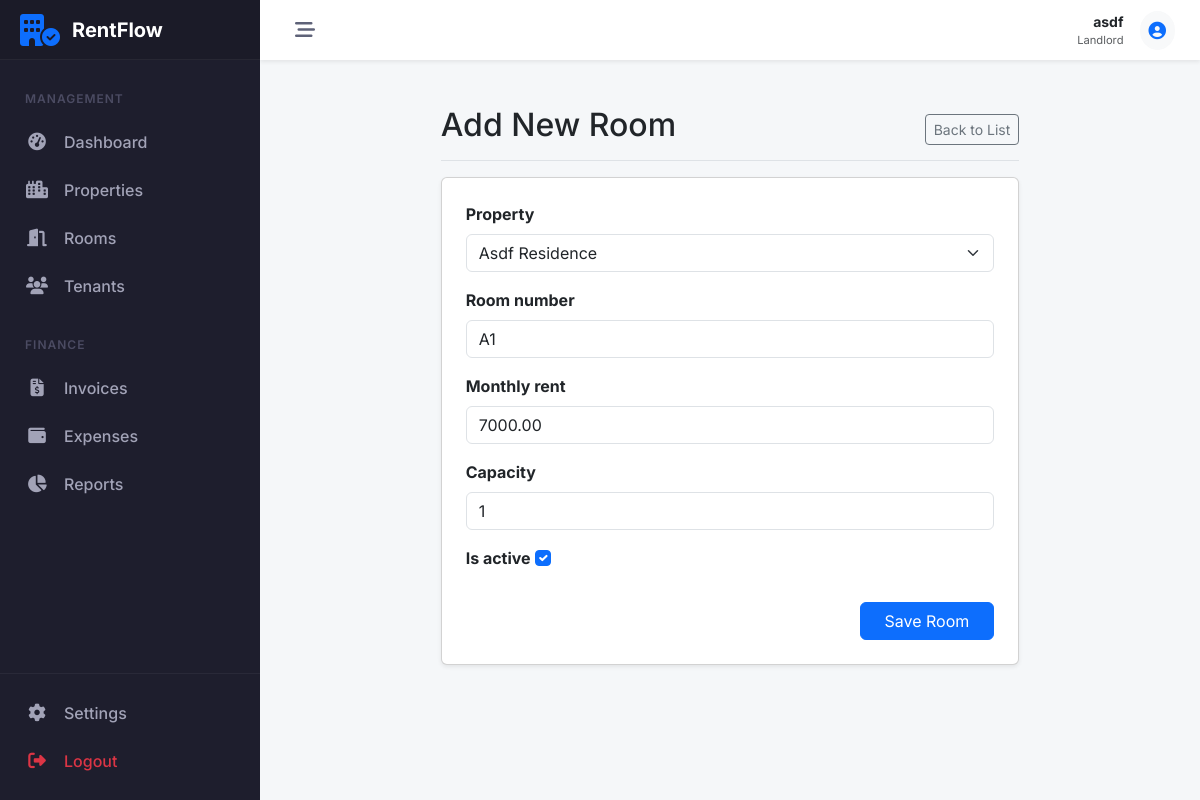
/properties/rooms/6/edit/ (signed in), run on the app's committed database.
### accounts/models.py (models this page shows, shortened)
class Profile(models.Model):
    ROLE_CHOICES = (
        ('LANDLORD', 'Landlord'),
        ('TENANT', 'Tenant'),
    )
    user = models.OneToOneField(User, on_delete=models.CASCADE, related_name='profile')
    role = models.CharField(max_length=10, choices=ROLE_CHOICES, default='TENANT', db_index=True)
    phone = models.CharField(max_length=15, blank=True)
    address = models.TextField(blank=True)
    needs_password_change = models.BooleanField(default=False)
    created_at = models.DateTimeField(auto_now_add=True)
    updated_at = models.DateTimeField(auto_now=True)

### properties/models.py (models this page shows, shortened)
class Room(models.Model):
    property = models.ForeignKey(Property, on_delete=models.CASCADE, related_name='rooms')
    room_number = models.CharField(max_length=10)
    monthly_rent = models.DecimalField(max_digits=10, decimal_places=2)
    capacity = models.IntegerField(default=1)
    is_active = models.BooleanField(default=True)
    created_at = models.DateTimeField(auto_now_add=True)

### properties/views.py (the view, shortened to what this page needs)
# urls.py: path('rooms/<int:pk>/edit/', RoomUpdateView.as_view(), name='room_edit'),
class RoomUpdateView(LandlordRequiredMixin, UpdateView):
    model = Room
    form_class = RoomForm
    template_name = 'properties/room_form.html'
    success_url = reverse_lazy('properties:room_list')
    def get_queryset(self):
        return Room.objects.filter(property__landlord=self.request.user)
    def get_form_kwargs(self):
        kwargs = super().get_form_kwargs()
        kwargs['landlord'] = self.request.user
        return kwargs

### properties/forms.py
class RoomForm(forms.ModelForm):
    class Meta:
        model = Room
        fields = ['property', 'room_number', 'monthly_rent', 'capacity', 'is_active']
        widgets = {
            'property': forms.Select(attrs={'class': 'form-select'}),
            'room_number': forms.TextInput(attrs={'class': 'form-control', 'placeholder': 'e.g. 101, A1'}),
            'monthly_rent': forms.NumberInput(attrs={'class': 'form-control', 'placeholder': '0.00'}),
            'capacity': forms.NumberInput(attrs={'class': 'form-control', 'min': 1}),
            'is_active': forms.CheckboxInput(attrs={'class': 'form-check-input'}),
        }
    def __init__(self, landlord, *args, **kwargs):
        super().__init__(*args, **kwargs)
        self.fields['property'].queryset = Property.objects.filter(landlord=landlord)

### core/mixins.py (called while the page is built)
    def test_func(self):
        user = self.request.user
        return user.is_authenticated and hasattr(user, 'profile') and user.profile.role == 'LANDLORD'

### properties/models.py (called while the page is built)
    def __str__(self):
        return self.name

### properties/templates/properties/room_form.html (shortened to what this page needs)
{% extends 'core/base.html' %}
{% block content %}
<div class="row justify-content-center">
    <div class="col-md-8">
        <div
            class="d-flex justify-content-between flex-wrap flex-md-nowrap align-items-center pt-3 pb-2 mb-3 border-bottom">
            <h1 class="h2">Add New Room</h1>
            <a href="{% url 'properties:room_list' %}" class="btn btn-sm btn-outline-secondary">Back to List</a>
        </div>
        <div class="card shadow-sm">
            <div class="card-body p-4">
                <form method="post" novalidate>
                    {% for field in form %}
                    <div class="mb-3">
                        <label for="{{ field.id_for_label }}" class="form-label fw-bold">{{ field.label }}</label>
                        {{ field }}
                    </div>
                    {% endfor %}
                    <div class="d-grid gap-2 d-md-flex justify-content-md-end mt-4">
                        <button type="submit" class="btn btn-primary px-4">Save Room</button>
                    </div>
                </form>
            </div>
        </div>
    </div>
</div>
{% endblock %}

### core/templates/core/base.html (shortened to what this page needs)
<!DOCTYPE html>
<html lang="en">
<head>
    <link href="https://cdn.jsdelivr.net/npm/bootstrap@5.3.0/dist/css/bootstrap.min.css" rel="stylesheet">
    <link rel="stylesheet" href="https://cdnjs.cloudflare.com/ajax/libs/font-awesome/6.5.1/css/all.min.css">
</head>
<body>
    {% if user.is_authenticated %}
    <aside id="sidebar">
        <div class="sidebar-logo">
            <i class="fa-solid fa-building-circle-check fa-2x text-primary"></i>
            <span class="logo-text">RentFlow</span>
        </div>
        <div class="sidebar-nav">
            {% if user.profile.role == 'LANDLORD' %}
            <div class="nav-header">Management</div>
            <a href="{% url 'dashboard:landlord_dash' %}"
                class="nav-link-custom {% if 'dashboard' in request.resolver_match.view_name %}active{% endif %}">
                <i class="fa-solid fa-gauge-high"></i>
                <span>Dashboard</span>
            </a>
            <div class="nav-item">
                <a class="nav-link-custom" data-bs-toggle="collapse" href="#collapse-properties" role="button"
                    aria-expanded="false" aria-controls="collapse-properties">
                    <i class="fa-solid fa-city"></i>
                    <span>Properties</span>
                </a>
            </div>
            <div class="nav-item">
                <a class="nav-link-custom" data-bs-toggle="collapse" href="#collapse-rooms" role="button"
                    aria-expanded="false" aria-controls="collapse-rooms">
                    <i class="fa-solid fa-door-open"></i>
                    <span>Rooms</span>
                </a>
            </div>
            <div class="nav-item">
                <a class="nav-link-custom" data-bs-toggle="collapse" href="#collapse-tenants" role="button"
                    aria-expanded="false" aria-controls="collapse-tenants">
                    <i class="fa-solid fa-users"></i>
                    <span>Tenants</span>
                </a>
            </div>
            <div class="nav-header mt-3">Finance</div>
            <div class="nav-item">
                <a class="nav-link-custom" data-bs-toggle="collapse" href="#collapse-invoices" role="button"
                    aria-expanded="false" aria-controls="collapse-invoices">
                    <i class="fa-solid fa-file-invoice-dollar"></i>
                    <span>Invoices</span>
                </a>
            </div>
            <div class="nav-item">
                <a class="nav-link-custom" data-bs-toggle="collapse" href="#collapse-expenses" role="button"
                    aria-expanded="false" aria-controls="collapse-expenses">
                    <i class="fa-solid fa-wallet"></i>
                    <span>Expenses</span>
                </a>
            </div>
            <a href="{% url 'payments:financial_report' %}"
                class="nav-link-custom {% if 'report' in request.resolver_match.view_name %}active{% endif %}">
                <i class="fa-solid fa-chart-pie"></i>
                <span>Reports</span>
            </a>
            {% endif %}
        </div>
        <div class="sidebar-footer">
            <a href="#" class="nav-link-custom">
                <i class="fa-solid fa-gear"></i>
                <span>Settings</span>
            </a>
            <a href="javascript:void(0)" onclick="document.getElementById('logout-form').submit()"
                class="nav-link-custom text-danger">
                <i class="fa-solid fa-right-from-bracket"></i>
                <span>Logout</span>
            </a>
        </div>
    </aside>
    <div id="main-wrapper">
        <header id="topbar">
            <button class="toggle-btn" id="sidebar-toggle">
                <i class="fa-solid fa-bars-staggered"></i>
            </button>
            <div class="ms-auto d-flex align-items-center">
                <div class="me-3 d-none d-md-block text-end">
                    <div class="fw-bold small text-dark">{{ user.username }}</div>
                    <div class="text-muted small" style="font-size: 0.7rem;">{{ user.profile.get_role_display }}</div>
                </div>
                <div class="dropdown">
                    <a href="#" class="btn btn-light btn-sm rounded-circle p-2" data-bs-toggle="dropdown">
                    </a>
                </div>
            </div>
        </header>
        <main id="content-area">
            {% block content %}{% endblock %}
        </main>
    </div>
    {% endif %}
</body>
</html>

### core/templates/core/base.html (style rules this page uses)
:root { --sidebar-width: 260px; --sidebar-collapsed-width: 70px; --sidebar-bg: #1e1e2d; --sidebar-hover: #2b2b40; --sidebar-active: #3699ff; --topbar-height: 60px; --transition-speed: 0.3s; }
body { font-family: 'Inter', sans-serif; background-color: #f5f7f9; overflow-x: hidden; }
#sidebar { width: var(--sidebar-width); height: 100vh; position: fixed; left: 0; top: 0; background: var(--sidebar-bg); color: #a2a3b7; transition: all var(--transition-speed) ease-in-out; z-index: 1000; display: flex; flex-direction: column; }
.sidebar-logo { padding: 20px; height: var(--topbar-height); display: flex; align-items: center; border-bottom: 1px solid rgba(255, 255, 255, 0.05); background: rgba(0, 0, 0, 0.1); overflow: hidden; white-space: nowrap; }
.logo-text { font-weight: 700; font-size: 1.25rem; color: #fff; margin-left: 12px; transition: opacity var(--transition-speed); }
.sidebar-nav { padding: 20px 0; flex-grow: 1; overflow-y: auto; overflow-x: hidden; }
.nav-header { padding: 10px 25px; font-size: 0.75rem; text-transform: uppercase; font-weight: 600; letter-spacing: 1px; color: #4b4b62; }
.nav-link-custom { display: flex; align-items: center; padding: 12px 25px; color: #a2a3b7; text-decoration: none; transition: all 0.2s; white-space: nowrap; position: relative; }
.nav-link-custom i { width: 24px; font-size: 1.1rem; text-align: center; }
.nav-link-custom span { margin-left: 15px; font-weight: 500; transition: opacity var(--transition-speed); }
#main-wrapper { margin-left: var(--sidebar-width); min-height: 100vh; transition: all var(--transition-speed) ease-in-out; display: flex; flex-direction: column; }
#topbar { height: var(--topbar-height); background: #fff; box-shadow: 0 0.125rem 0.25rem rgba(0, 0, 0, 0.075); display: flex; align-items: center; padding: 0 25px; position: sticky; top: 0; z-index: 999; }
.toggle-btn { background: transparent; border: none; font-size: 1.25rem; color: #5e6278; cursor: pointer; padding: 5px 10px; border-radius: 4px; }
#content-area { padding: 30px; flex-grow: 1; }
.sidebar-footer { border-top: 1px solid rgba(255, 255, 255, 0.05); padding: 15px 0; }

### data on the page
Room: form "Asdf Residence" "A1" "7000.00" "1" "☑"

### other printed values
{{ user.username }} "asdf"
{{ user.profile.get_role_display }} "Landlord"
{{ field.label }} "Property" "Room number" "Monthly rent" "Capacity" "Is active"
